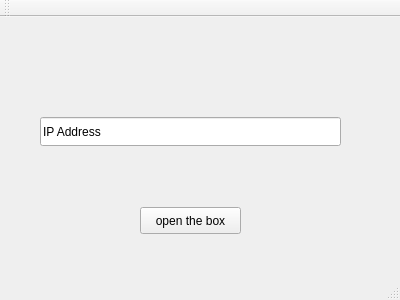
<?xml version="1.0" encoding="UTF-8"?>
<ui version="4.0">
 <class>Client</class>
 <widget class="QMainWindow" name="Client">
  <property name="geometry">
   <rect>
    <x>0</x>
    <y>0</y>
    <width>400</width>
    <height>300</height>
   </rect>
  </property>
  <property name="windowTitle">
   <string>Client</string>
  </property>
  <widget class="QWidget" name="centralWidget">
   <widget class="QPushButton" name="btn_launch">
    <property name="geometry">
     <rect>
      <x>140</x>
      <y>190</y>
      <width>101</width>
      <height>27</height>
     </rect>
    </property>
    <property name="text">
     <string>open the box</string>
    </property>
   </widget>
   <widget class="QLineEdit" name="txt_serverip">
    <property name="geometry">
     <rect>
      <x>40</x>
      <y>100</y>
      <width>301</width>
      <height>29</height>
     </rect>
    </property>
    <property name="text">
     <string>IP Address</string>
    </property>
   </widget>
  </widget>
  <widget class="QToolBar" name="mainToolBar">
   <attribute name="toolBarArea">
    <enum>TopToolBarArea</enum>
   </attribute>
   <attribute name="toolBarBreak">
    <bool>false</bool>
   </attribute>
  </widget>
  <widget class="QStatusBar" name="statusBar"/>
 </widget>
 <layoutdefault spacing="6" margin="11"/>
 <resources/>
 <connections/>
</ui>
